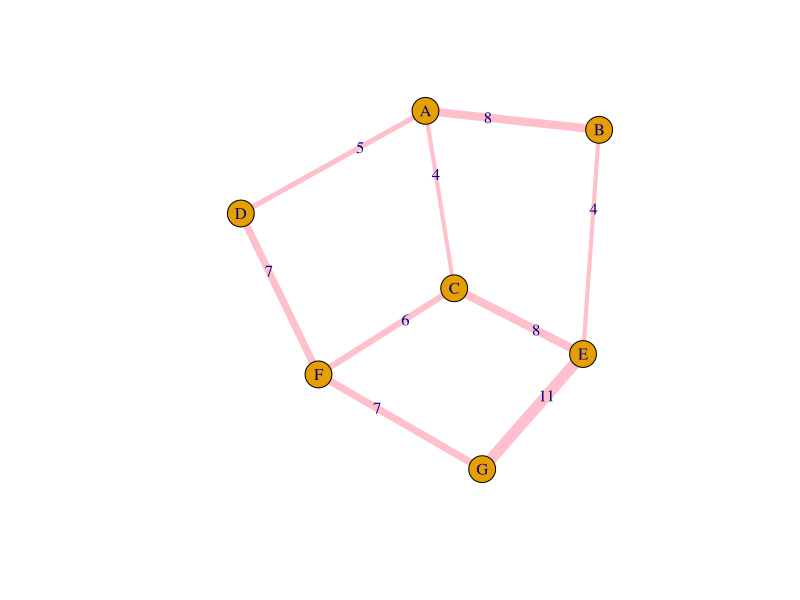

Source code (R):
library(igraph)
library(dplyr)

el=read.csv("src/Dataset-Astar-Example-EDGES.csv") # read the 'Dataset-Astar-Example-EDGES.csv' file
heuristics <- el[el$type==" heuristic",]
el1<- el[el$type!=" heuristic",]

gr=graph.data.frame(el1,directed=FALSE)
E(gr)$width <- E(gr)$weight
E(gr)$color <- "pink"
E(gr)$label<- E(gr)$weight

plot(gr)

start = 'A'
goal = 'G'

gScore <- as.list(rep(Inf,length(V(gr)))) 
names(gScore) = names(as.list(V(gr)))

fScore <- as.list(rep(Inf,length(V(gr)))) 
names(fScore) = names(as.list(V(gr)))


h <- function(start){
  val<- heuristics[heuristics$from==start & heuristics$to==goal,"weight"]
  if(!any(val)) return(0)
  else return(as.numeric(val))
}
dist_between <- function(current, neighbor){
  ei<-get.edge.ids(gr, c(current,neighbor))
  val <- E(gr)$weight[ei]
  if(!any(val)) return(NA)
  else return(val)
}


IDA_star <-function(root){
  bound = h(root)
  found = F
  g=0.0
  gScore <<- as.list(rep(Inf,length(V(gr)))) 
  names(gScore) <<- names(as.list(V(gr)))
  # fScore[[start]] <<- h(start)
  gScore[[start]] <<- 0
  i=0
  gScore
  while(found==F){
    print(paste("starting while loop, bound= ",bound))
    #  t := search(root, 0, bound)
    t = DFS(root, g, bound, root, gr, el1)
    print(paste('returnning t=', t))
    # if t = FOUND then return bound
    if(t[[1]]==T){return(list(T,t[2]))}
    # if t = Inf then return NOT_FOUND
    if(t[[2]]==Inf){return(list(F,0))}
    bound = t[[2]]
    found = t[[1]]
    i = i+1
    if(i==5){break}
    
  }
}


DFS <- function(n, g, bound, ring, graph_, el_){
  # f := g + h(node)
  f = g + h(n)
  print(paste("  Analyzing ",ring, ' bound =', bound, ' f=', f))
  #  if f > bound then return f
  if(f > bound){return(list(F,f))}
  # if is_goal(node) then return FOUND
  if(n==goal){return(list(T,gScore[[n]]))}
  print(paste('n=',n,' goal=',goal,' ',n==goal))
  min= Inf
  # for succ in successors(node) do
  for(neighbor in names(neighbors(graph_, n))){
    print(paste('    analizing neighbor ',neighbor , 'of ',n , ' from ', toString(names(neighbors(gr,n))) ))
    if(gScore[[neighbor]]==Inf){
      gScore[[neighbor]] <<- gScore[[n]]+dist_between(n, neighbor)
      # print(paste('updating gScore ',neighbor,' g=', gScore[[neighbor]], ' g(n)=',gScore[[n]]))
     }
    gi = gScore[[neighbor]]
    el_tmp = el_[el_$from!=n,]
    gr_tmp <<- graph.data.frame(el_tmp,directed=FALSE)
    # t := search(succ, g + cost(node, succ), bound)
    ring_tmp = paste(ring,'-',neighbor )
    t <- DFS(neighbor, gi, bound, ring_tmp, gr_tmp, el_tmp)
    print(paste('   returnning t=', t))
    # if t = FOUND then return FOUND
    if(t[[1]] == T){return(list(T,gScore[[neighbor]]))}
    # if t < min then min := t
    if (t[[2]]< min){min = t[[2]]}
  }
  print(paste('minimum ',min))
    return(list(F,min))
}




